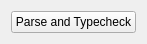
<?xml version="1.0" encoding="UTF-8"?>
<ui version="4.0">
 <class>parse_and_typecheck</class>
 <widget class="QWidget" name="parse_and_typecheck">
  <property name="geometry">
   <rect>
    <x>0</x>
    <y>0</y>
    <width>127</width>
    <height>41</height>
   </rect>
  </property>
  <property name="maximumSize">
   <size>
    <width>16777215</width>
    <height>50</height>
   </size>
  </property>
  <property name="windowTitle">
   <string>Form</string>
  </property>
  <layout class="QVBoxLayout" name="verticalLayout">
   <item>
    <widget class="QPushButton" name="ParseAndTypeCheck">
     <property name="text">
      <string>Parse and Typecheck</string>
     </property>
    </widget>
   </item>
  </layout>
 </widget>
 <resources/>
 <connections/>
</ui>
